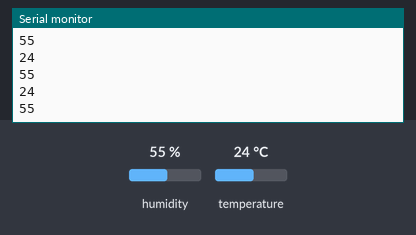
Bench run of a sketch on a simulated Arduino Uno, built with avr-gcc and run on an emulated ATmega328P. Shown: the last lines printed to the serial monitor. The test bench sets the inputs (shaded band); at power-on: humidity 55 %, temperature 24 °C.

Above: at 2.8 s.
2.9 s: humidity set to 22 %
At 5.5 s:
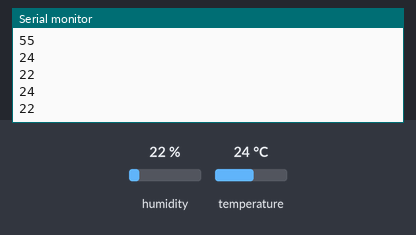
5.6 s: temperature set to 12 °C
At 6.9 s:
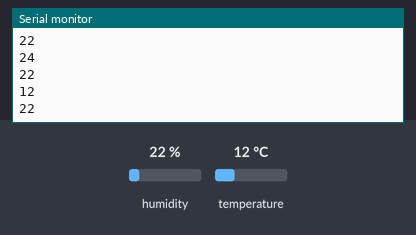
8.3 s: humidity set to 40 %
At 11.8 s:
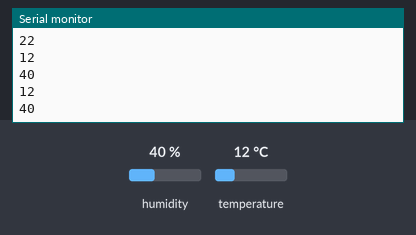
Timing chart, 0 to 13.3 s (numbered marks = the images above; inputs shaded):
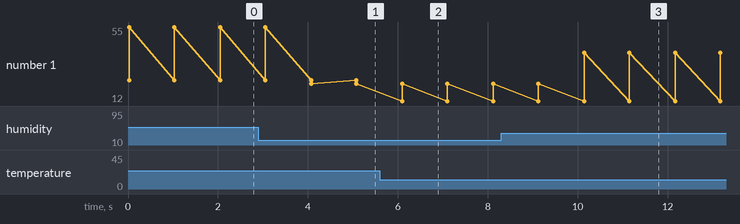

Measured:
- after the input at 2.9 s, the serial monitor: prints a new line after 1.2 s (image 1)
- after the input at 5.6 s, the serial monitor: prints a new line after 0.50 s (image 2)
- after the input at 8.3 s, the serial monitor: prints a new line after 1.8 s (image 3)
- plotted number 1: 55 → 22 after the input at 2.9 s, 22 → 40 after the input at 8.3 s

The sketch:

temp_humi_mega_sent.ino
```cpp
#include <DHT.h>                                                            // dht11 temperature and humidity sensor library


#define DHTPIN 2                                                           // what digital pin we're connected to
#define DHTTYPE DHT11                                                       // select dht type as DHT 11 or DHT22
DHT dht(DHTPIN, DHTTYPE);


  #include<Wire.h>


void setup() {
  Serial.begin(9600);


  dht.begin();                                                               //Start reading dht sensor

   Wire.begin(10);
  Wire.onRequest(requestEvent);

}


void loop() {

    int t = dht.readTemperature();                                           // Read temperature as Celsius (the default)
  int h = dht.readHumidity();                                              // Reading temperature or humidity takes about 250 milliseconds!
Serial.println(t);
Serial.println(h);
delay(1000);
}


void requestEvent(){

  int t = dht.readTemperature();                                           // Read temperature as Celsius (the default)
  int h = dht.readHumidity();                                              // Reading temperature or humidity takes about 250 milliseconds!
  Wire.write(t);
  Wire.write(h);


      }
```
